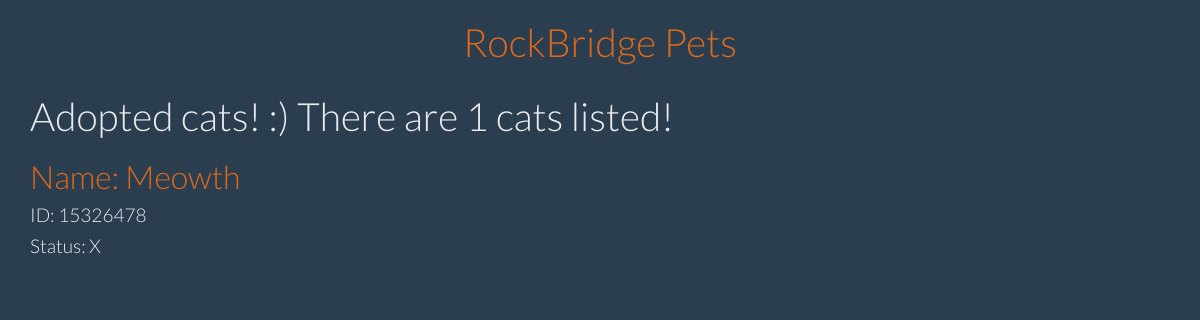
/cats_adopted_list/, run on an earlier commit of the app's database.
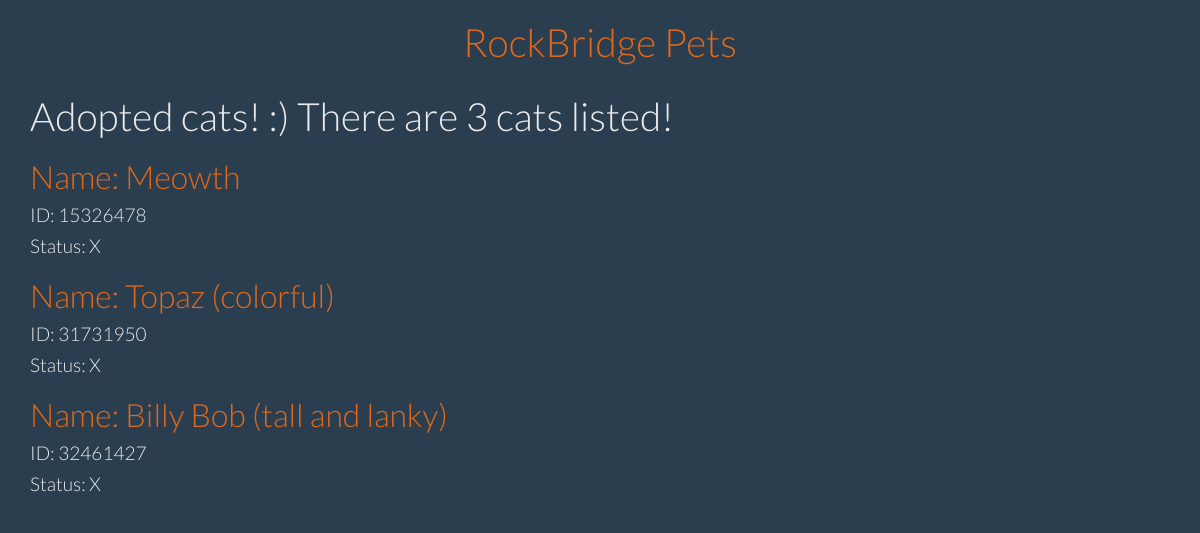
And on a later commit of the database.
### petfind/models.py (models this page shows, shortened)
class Animal(models.Model):
    animal = models.CharField(max_length = 20, blank = True)
    petId = models.CharField(max_length = 20, primary_key=True, verbose_name = 'ID', blank = True )
    firstSeen = models.DateTimeField("First Seen", null = True)
    lastSeen = models.DateTimeField("Last seen ", null = True)
    petName = models.CharField(max_length = 50, verbose_name = 'Name: ', blank = True)
    petDescription = models.TextField(verbose_name = 'Description', blank = True)
    petBreed = models.CharField(max_length = 100, verbose_name = 'Breed', blank = True)
    petStatus = models.CharField(max_length = 10, verbose_name = 'Status', blank = True)
    petAge = models.CharField(max_length = 10, blank = True, verbose_name ='Age')
    petSex = models.CharField(max_length = 10, blank = True, verbose_name = 'Sex')
    petSize = models.CharField(max_length = 10, blank = True, verbose_name ='Size')
    petMix = models.CharField(max_length = 10, blank = True, verbose_name ='Mixed?')
    petFeatures = models.CharField(max_length = 200, verbose_name ='Features', blank = True)
    petPhoto = models.TextField(verbose_name = "Picture", blank = True)
    address = models.CharField(max_length = 200, blank = True, default = '10 Animal Place')
    city = models.CharField(max_length = 50, blank = True, default = 'Lexington')
    email = models.CharField(max_length = 200, blank = True, default = 'shelter@rockbridgespca.net' )
    fax = models.CharField(max_length = 200, blank = True, default = '540-464-8847')
    phone = models.CharField(max_length = 200, blank = True, default = '540-463-5123')
    state = models.CharField(max_length = 2,default = 'VA')
    zip = models.CharField(max_length = 10,default = '24450')
    match = models.CharField(max_length = 5, default = "No")
    class Meta:
        ordering = ['petId']

### petfind/views.py (the view)
# urls.py: url(r'^cats_adopted_list/$', views.cats_adopted_list),
def cats_adopted_list(request):
    catlist = Animal.objects.filter(animal='Cat', petStatus='X')
    catCount = catlist.count()
    sumT = timedelta(days=0)
    for cat in catlist:
        timediff = cat.lastSeen - cat.firstSeen
        sumT += timediff
    if catCount != 0:
        avg = sumT/catCount
    else:
        avg = timedelta(days=0)
    averageTime=strfdelta(avg, "{days} days, {hours} hours, and {minutes} minutes")
    return render(request, 'petfind/cats_adopted_list.html', {'catlist': catlist, 'catCount': catCount, 'averageTime': averageTime})

### petfind/views.py (called while the page is built)
def strfdelta(tdelta, fmt):
    d = {"days": tdelta.days}
    d["hours"], rem = divmod(tdelta.seconds, 3600)
    d["minutes"], d["seconds"] = divmod(rem, 60)
    return fmt.format(**d)

### petfind/templates/petfind/cats_adopted_list.html
{% extends "petfind/base.html" %}
{% block content %}
<h1>Adopted cats! :) There are {{ catCount }} cats listed!</h1>
{% for cat in catlist %}
	<div>
		<h2><a href="{% url 'petfind.views.cats_detail' pk=cat.petId %}">Name: {{ cat.petName }}</a></h2>
		<h4> ID: {{ cat.petId }}</h4>
		<h4> Status: {{ cat.petStatus }}</h4>
	</div>
{% endfor %}
{% endblock content %}

What changed in the data, as far as the page shows it:
now on this page (row edited): Animal: petName "Topaz (colorful)", petId "31731950", petStatus "X"
now on this page (row edited): Animal: petName "Billy Bob (tall and lanky)", petId "32461427", petStatus "X"
Also different on the page:
{{ catCount }}: "1" → "3"
